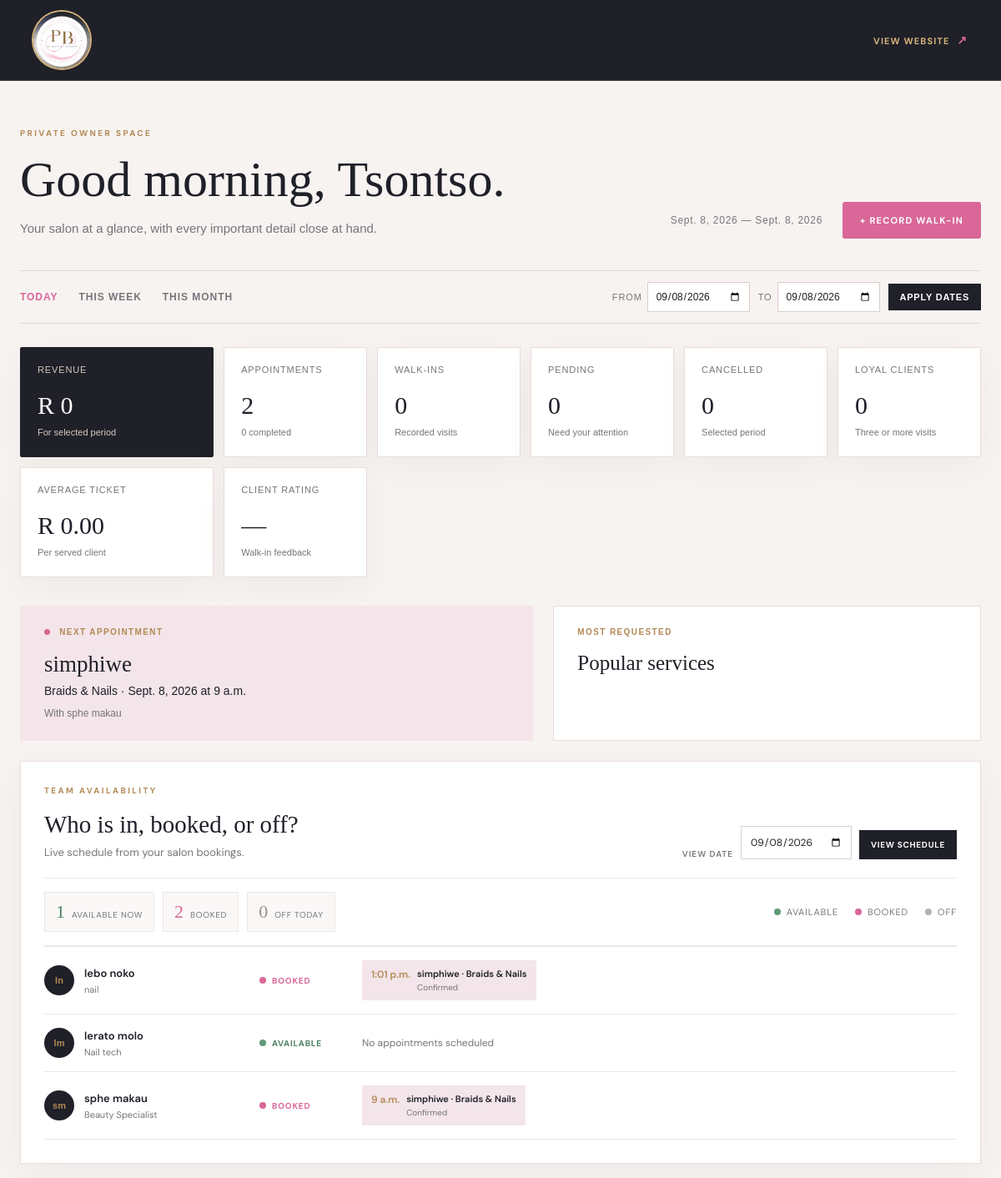
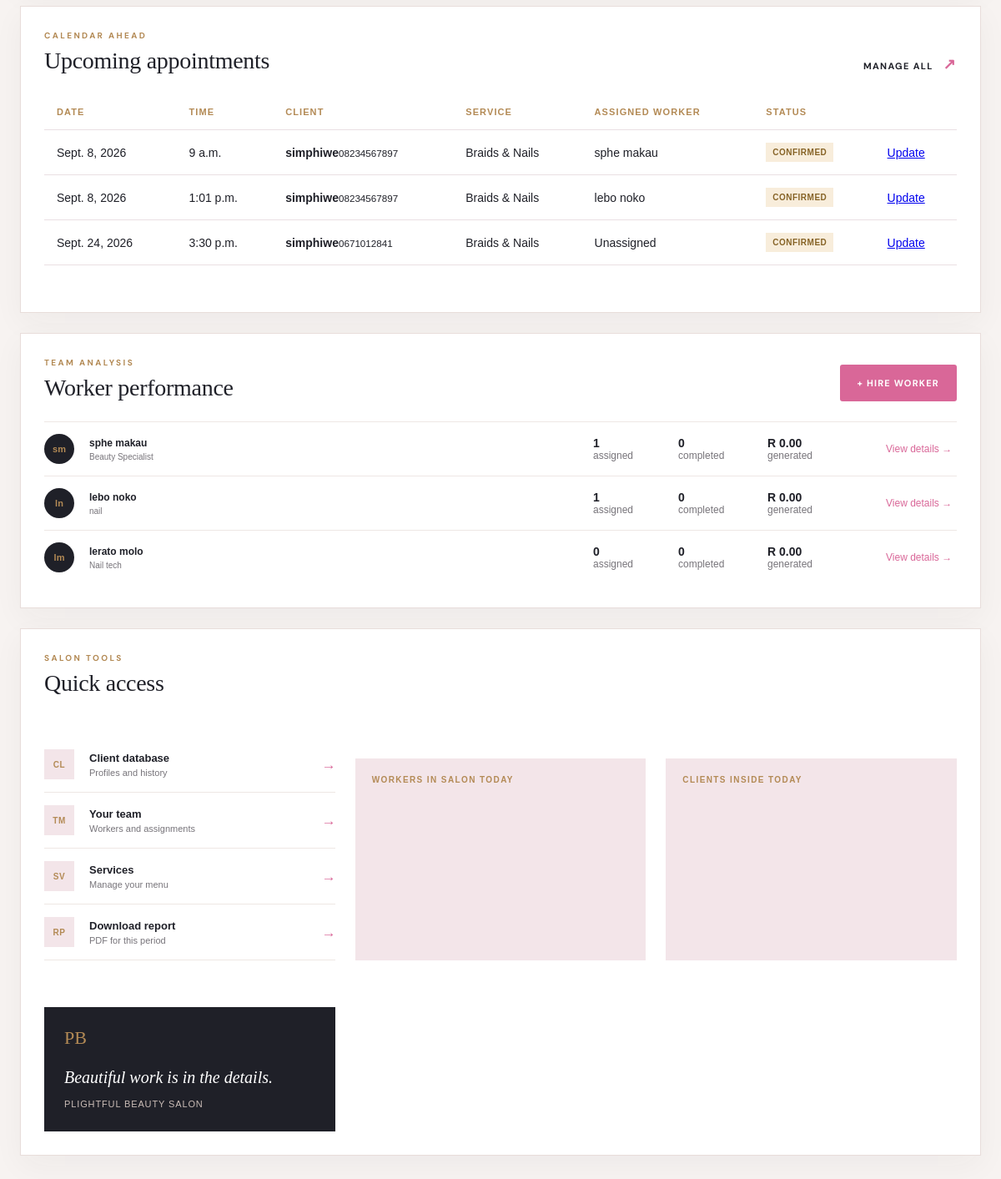
/owner/, run on the app's committed database (2 pictures, top to bottom).
### core/models.py (models this page shows, shortened)
class Appointment(models.Model):
    PENDING = 'pending'
    CONFIRMED = 'confirmed'
    CHECKED_IN = 'checked_in'
    IN_PROGRESS = 'in_progress'
    COMPLETED = 'completed'
    CANCELLED = 'cancelled'
    STATUS_CHOICES = [(PENDING, 'Pending'), (CONFIRMED, 'Confirmed'), (CHECKED_IN, 'Checked In'),
                      (IN_PROGRESS, 'In Progress'), (COMPLETED, 'Completed'), (CANCELLED, 'Cancelled')]
    client = models.ForeignKey(Client, on_delete=models.CASCADE, related_name='appointments')
    service = models.ForeignKey(Service, on_delete=models.PROTECT, related_name='appointments')
    worker = models.ForeignKey(Worker, on_delete=models.SET_NULL, null=True, blank=True, related_name='appointments')
    appointment_date = models.DateField()
    appointment_time = models.TimeField()
    notes = models.TextField(blank=True)
    inspiration_image_1 = models.ImageField(upload_to='inspiration/', blank=True, null=True)
    inspiration_image_2 = models.ImageField(upload_to='inspiration/', blank=True, null=True)
    status = models.CharField(max_length=20, choices=STATUS_CHOICES, default=PENDING)
    created_at = models.DateTimeField(auto_now_add=True)
    paid_at = models.DateTimeField(null=True, blank=True)
    completed_at = models.DateTimeField(null=True, blank=True)
    class Meta:
        ordering = ['appointment_date', 'appointment_time']
        constraints = [models.UniqueConstraint(fields=['appointment_date', 'appointment_time', 'worker'], name='unique_worker_slot')]

class Client(models.Model):
    user = models.OneToOneField(settings.AUTH_USER_MODEL, on_delete=models.SET_NULL, null=True, blank=True, related_name='client_profile')
    full_name = models.CharField(max_length=150)
    phone = models.CharField(max_length=30)
    email = models.EmailField(blank=True)
    registered_at = models.DateTimeField(auto_now_add=True)
    notes = models.TextField(blank=True)

class Service(models.Model):
    name = models.CharField(max_length=120)
    description = models.TextField(blank=True)
    duration_minutes = models.PositiveIntegerField(default=60)
    price = models.DecimalField(max_digits=10, decimal_places=2)
    is_active = models.BooleanField(default=True)

class Worker(models.Model):
    user = models.OneToOneField(settings.AUTH_USER_MODEL, on_delete=models.CASCADE, related_name='worker_profile')
    position = models.CharField(max_length=100, default='Beauty Specialist')
    phone = models.CharField(max_length=30, blank=True)
    joined_date = models.DateField(auto_now_add=True)
    is_active = models.BooleanField(default=True)
    def __str__(self):
        return self.user.get_full_name() or self.user.username

### core/views.py (the view)
    def wrapped(request, *args, **kwargs):
        profile = getattr(request.user, 'profile', None)
        if request.user.is_authenticated and not (profile and profile.role == Profile.OWNER):
            raise PermissionDenied
        return view_func(request, *args, **kwargs)

### core/views.py (called while the page is built)
def owner_required(view_func):
    def wrapped(request, *args, **kwargs):
        profile = getattr(request.user, 'profile', None)
        if request.user.is_authenticated and not (profile and profile.role == Profile.OWNER):
            raise PermissionDenied
        return view_func(request, *args, **kwargs)
    return wrapped

def selected_period(request):
    today = timezone.localdate()
    period = request.GET.get('period', 'today')
    if period == 'week':
        return today - timedelta(days=today.weekday()), today
    if period == 'month':
        return today.replace(day=1), today
    try:
        start = date.fromisoformat(request.GET.get('start', ''))
        end = date.fromisoformat(request.GET.get('end', ''))
        if start <= end:
            return start, end
    except ValueError:
        pass
    return today, today

### templates/core/owner_dashboard.html (shortened to what this page needs)
{% extends 'core/base.html' %}
{% block content %}
<section class="owner-dashboard">
  <div class="owner-shell">
    <div class="owner-header">
      <div>
        <p class="eyebrow">PRIVATE OWNER SPACE</p>
        <h1>Good morning, Tsontso.</h1>
        <p class="owner-subtitle">Your salon at a glance, with every important detail close at hand.</p>
      </div>
      <div class="owner-header-actions">
        <span class="date-stamp">{{ start }} &mdash; {{ end }}</span>
        <a class="btn-primary" href="{% url 'walk_in_create' %}">+ Record walk-in</a>
      </div>
    </div>
    <nav class="dashboard-toolbar" aria-label="Dashboard filters">
      <div class="period-tabs">
        <a href="{% url 'owner_dashboard' %}?period=today">Today</a>
        <a href="{% url 'owner_dashboard' %}?period=week">This week</a>
        <a href="{% url 'owner_dashboard' %}?period=month">This month</a>
      </div>
      <form class="date-filter" method="get">
        <label>From <input type="date" name="start" value="{{ start|date:'Y-m-d' }}"></label>
        <label>To <input type="date" name="end" value="{{ end|date:'Y-m-d' }}"></label>
        <button type="submit">Apply dates</button>
      </form>
    </nav>
    <div class="owner-kpis">
      <article class="owner-kpi kpi-featured"><span>Revenue</span><strong>R {{ summary.revenue }}</strong><small>For selected period</small></article>
      <article class="owner-kpi"><span>Appointments</span><strong>{{ summary.appointments }}</strong><small>{{ summary.completed_appointments }} completed</small></article>
      <article class="owner-kpi"><span>Walk-ins</span><strong>{{ summary.walk_ins }}</strong><small>Recorded visits</small></article>
      <article class="owner-kpi"><span>Pending</span><strong>{{ summary.pending }}</strong><small>Need your attention</small></article>
      <article class="owner-kpi"><span>Cancelled</span><strong>{{ summary.cancelled }}</strong><small>Selected period</small></article>
      <article class="owner-kpi"><span>Loyal clients</span><strong>{{ summary.loyal_clients }}</strong><small>Three or more visits</small></article>
      <article class="owner-kpi"><span>Average ticket</span><strong>R {{ summary.average_ticket }}</strong><small>Per served client</small></article>
      <article class="owner-kpi"><span>Client rating</span><strong>{{ summary.satisfaction }}{% if summary.satisfaction != '—' %}<small class="rating-mark"> / 5</small>{% endif %}</strong><small>Walk-in feedback</small></article>
    </div>
    <div class="owner-insights">
      <article class="next-appointment">
        <div class="insight-label"><span class="live-dot"></span> NEXT APPOINTMENT</div>
        {% if next_appointment %}<strong>{{ next_appointment.client.full_name }}</strong><span>{{ next_appointment.service.name }} &middot; {{ next_appointment.appointment_date }} at {{ next_appointment.appointment_time }}</span><small>{% if next_appointment.worker %}With {{ next_appointment.worker }}{% else %}Awaiting team assignment{% endif %}</small>{% else %}<strong>Your day is clear.</strong><span>No upcoming appointments have been booked.</span><small>Keep your calendar open for new requests.</small>{% endif %}
      </article>
      <article class="service-insight"><div class="insight-label">MOST REQUESTED</div><h2>Popular services</h2></article>
    </div>
    <section class="schedule-panel">
      <div class="schedule-heading">
        <div><p class="eyebrow">TEAM AVAILABILITY</p><h2>Who is in, booked, or off?</h2><p>Live schedule from your salon bookings.</p></div>
        <form class="schedule-date-form" method="get">
          <label for="schedule-date">View date</label>
          <input id="schedule-date" type="date" name="schedule_date" value="{{ schedule_date|date:'Y-m-d' }}">
          <button type="submit">View schedule</button>
        </form>
      </div>
      <div class="schedule-pulse"><div class="pulse-stat pulse-available"><strong>{{ schedule_counts.available }}</strong><span>Available now</span></div><div class="pulse-stat pulse-booked"><strong>{{ schedule_counts.booked }}</strong><span>Booked</span></div><div class="pulse-stat pulse-off"><strong>{{ schedule_counts.off }}</strong><span>Off today</span></div><div class="schedule-legend"><span><i class="schedule-dot available"></i>Available</span><span><i class="schedule-dot booked"></i>Booked</span><span><i class="schedule-dot off"></i>Off</span></div></div>
      <div class="schedule-list">
        {% for item in worker_schedule %}
        <article class="schedule-row">
          <div class="schedule-worker"><span class="worker-avatar">{{ item.worker.user.first_name|first }}{{ item.worker.user.last_name|first }}</span><div><strong>{{ item.worker.user.get_full_name|default:item.worker.user.username }}</strong><small>{{ item.worker.position }}</small></div></div>
          <div class="schedule-status status-{{ item.status }}"><i class="schedule-dot {{ item.status }}"></i>{% if item.status == 'available' %}Available{% elif item.status == 'booked' %}Booked{% else %}Off{% endif %}</div>
          <div class="schedule-appointments">{% for appointment in item.appointments %}<a href="{% url 'appointment_manage' appointment.pk %}"><strong>{{ appointment.appointment_time }}</strong><span>{{ appointment.client.full_name }} · {{ appointment.service.name }}</span><small>{{ appointment.get_status_display }}</small></a>{% empty %}<span class="schedule-empty">{% if item.status == 'off' %}Not active today{% else %}No appointments scheduled{% endif %}</span>{% endfor %}</div>
        </article>
        {% empty %}<p class="empty-copy">No workers have been added yet.</p>{% endfor %}
      </div>
    </section>
    <section class="performance-panel upcoming-owner-panel"><div class="workspace-heading"><div><p class="eyebrow">CALENDAR AHEAD</p><h2>Upcoming appointments</h2></div><a class="text-link" href="{% url 'owner_appointments' %}">Manage all <span aria-hidden="true">↗</span></a></div><div class="table-wrap"><table><thead><tr><th>Date</th><th>Time</th><th>Client</th><th>Service</th><th>Assigned worker</th><th>Status</th><th></th></tr></thead><tbody>{% for appointment in upcoming_appointments %}<tr><td>{{ appointment.appointment_date }}</td><td>{{ appointment.appointment_time }}</td><td><strong>{{ appointment.client.full_name }}</strong><small>{{ appointment.client.phone }}</small></td><td>{{ appointment.service.name }}</td><td>{{ appointment.worker|default:'Unassigned' }}</td><td><span class="status status-{{ appointment.status }}">{{ appointment.get_status_display }}</span></td><td><a href="{% url 'appointment_manage' appointment.pk %}">Update</a></td></tr>{% endfor %}</tbody></table></div></section>
    <div class="performance-panel">
      <div class="workspace-heading"><div><p class="eyebrow">TEAM ANALYSIS</p><h2>Worker performance</h2></div><a class="btn-primary" href="{% url 'worker_create' %}">+ Hire worker</a></div>
      <div class="performance-grid">{% for worker in worker_performance %}<a class="performance-row" href="{% url 'worker_detail' worker.pk %}"><div class="worker-avatar">{{ worker.user.first_name|first }}{{ worker.user.last_name|first }}</div><div><strong>{{ worker.user.get_full_name|default:worker.user.username }}</strong><small>{{ worker.position }}</small></div><span><b>{{ worker.assigned_services|add:worker.walk_in_count }}</b> assigned</span><span><b>{{ worker.completed_services }}</b> completed</span><span><b>R {{ worker.total_revenue|default:'0.00' }}</b> generated</span><span class="view-work">View details &rarr;</span></a>{% endfor %}</div>
    </div>
    <div class="owner-workspace owner-tools-row">
      <aside class="owner-sidebar">
        <div class="workspace-heading"><div><p class="eyebrow">SALON TOOLS</p><h2>Quick access</h2></div></div>
        <div class="quick-actions">
          <a href="{% url 'owner_clients' %}"><span class="action-icon">CL</span><span><strong>Client database</strong><small>Profiles and history</small></span><b>&rarr;</b></a>
          <a href="{% url 'owner_workers' %}"><span class="action-icon">TM</span><span><strong>Your team</strong><small>Workers and assignments</small></span><b>&rarr;</b></a>
          <a href="{% url 'service_create' %}"><span class="action-icon">SV</span><span><strong>Services</strong><small>Manage your menu</small></span><b>&rarr;</b></a>
          <a href="{% url 'report_csv' %}?start={{ start|date:'Y-m-d' }}&end={{ end|date:'Y-m-d' }}"><span class="action-icon">RP</span><span><strong>Download report</strong><small>PDF for this period</small></span><b>&rarr;</b></a>
        </div>
        <div class="walkin-live"><div class="insight-label">WORKERS IN SALON TODAY</div></div>
        <div class="walkin-live"><div class="insight-label">CLIENTS INSIDE TODAY</div></div>
        <div class="owner-note"><span class="note-mark">PB</span><p>Beautiful work is in the details.</p><small>Plightful Beauty Salon</small></div>
      </aside>
    </div>
  </div>
</section>
{% endblock %}

### data on the page
Appointment: client.full_name "simphiwe", service.name "Braids & Nails", appointment_date "Sept. 8, 2026", appointment_time "9 a.m.", worker "sphe makau", status "Confirmed", client.phone "08234567897", status "CONFIRMED"
Worker: worker.user.first_name|first "l", worker.user.last_name|first "n", worker.user.get_full_name "lebo noko", worker.position "nail", shows "BOOKED", user.first_name|first "l", user.last_name|first "n", user.get_full_name "lebo noko", position "nail", assigned_services|add "1", completed_services "0", total_revenue "0.00"
Appointment: appointment_time "1:01 p.m.", client.full_name "simphiwe", service.name "Braids & Nails", status "Confirmed", appointment_date "Sept. 8, 2026", client.phone "08234567897", worker "lebo noko", status "CONFIRMED"
Worker: worker.user.first_name|first "l", worker.user.last_name|first "m", worker.user.get_full_name "lerato molo", worker.position "Nail tech", shows "AVAILABLE", shows "No appointments scheduled", user.first_name|first "l", user.last_name|first "m", user.get_full_name "lerato molo", position "Nail tech", assigned_services|add "0", completed_services "0", total_revenue "0.00"
Worker: worker.user.first_name|first "s", worker.user.last_name|first "m", worker.user.get_full_name "sphe makau", worker.position "Beauty Specialist", shows "BOOKED", user.first_name|first "s", user.last_name|first "m", user.get_full_name "sphe makau", position "Beauty Specialist", assigned_services|add "1", completed_services "0", total_revenue "0.00"
Appointment: appointment_date "Sept. 24, 2026", appointment_time "3:30 p.m.", client.full_name "simphiwe", client.phone "0671012841", service.name "Braids & Nails", worker "Unassigned", status "CONFIRMED"

### other printed values
{{ start }} "Sept. 8, 2026"
{{ end }} "Sept. 8, 2026"
{{ summary.revenue }} "0"
{{ summary.appointments }} "2"
{{ summary.completed_appointments }} "0"
{{ summary.walk_ins }} "0"
{{ summary.pending }} "0"
{{ summary.cancelled }} "0"
{{ summary.loyal_clients }} "0"
{{ summary.average_ticket }} "0.00"
{{ summary.satisfaction }} "—"
{{ schedule_counts.available }} "1"
{{ schedule_counts.booked }} "2"
{{ schedule_counts.off }} "0"
